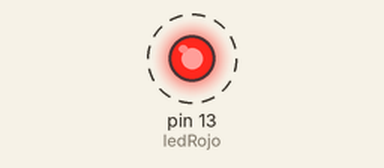
A sketch run on a simulated Arduino Uno, built with avr-gcc and run on an emulated ATmega328P. On the bench: output pins drawn as LEDs (lit = HIGH). Dashed ring = blinking.

Above: at 0.1 s.
Timing chart, 0 to 3.0 s (numbered marks = the images above):
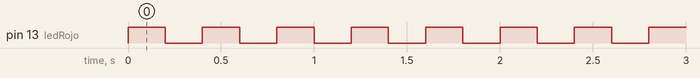

The sketch:

01-hola-mundo-mejora1.ino
```cpp
// Ritmo rápido: el LED rojo parpadea cada 0,2 segundos

const int ledRojo = 13;  // LED rojo conectado al pin 13

// setup() se ejecuta una sola vez, al encender la placa
void setup() {
  pinMode(ledRojo, OUTPUT);  // el pin del LED es una salida
}

// loop() se repite una y otra vez, para siempre
void loop() {
  digitalWrite(ledRojo, HIGH);  // enciende el LED
  delay(200);                   // espera 0,2 segundos
  digitalWrite(ledRojo, LOW);   // apaga el LED
  delay(200);                   // espera 0,2 segundos
}
```

Measured:
- by itself, pin 13 (ledRojo): alternates HIGH for 0.20 s and LOW for 0.20 s
